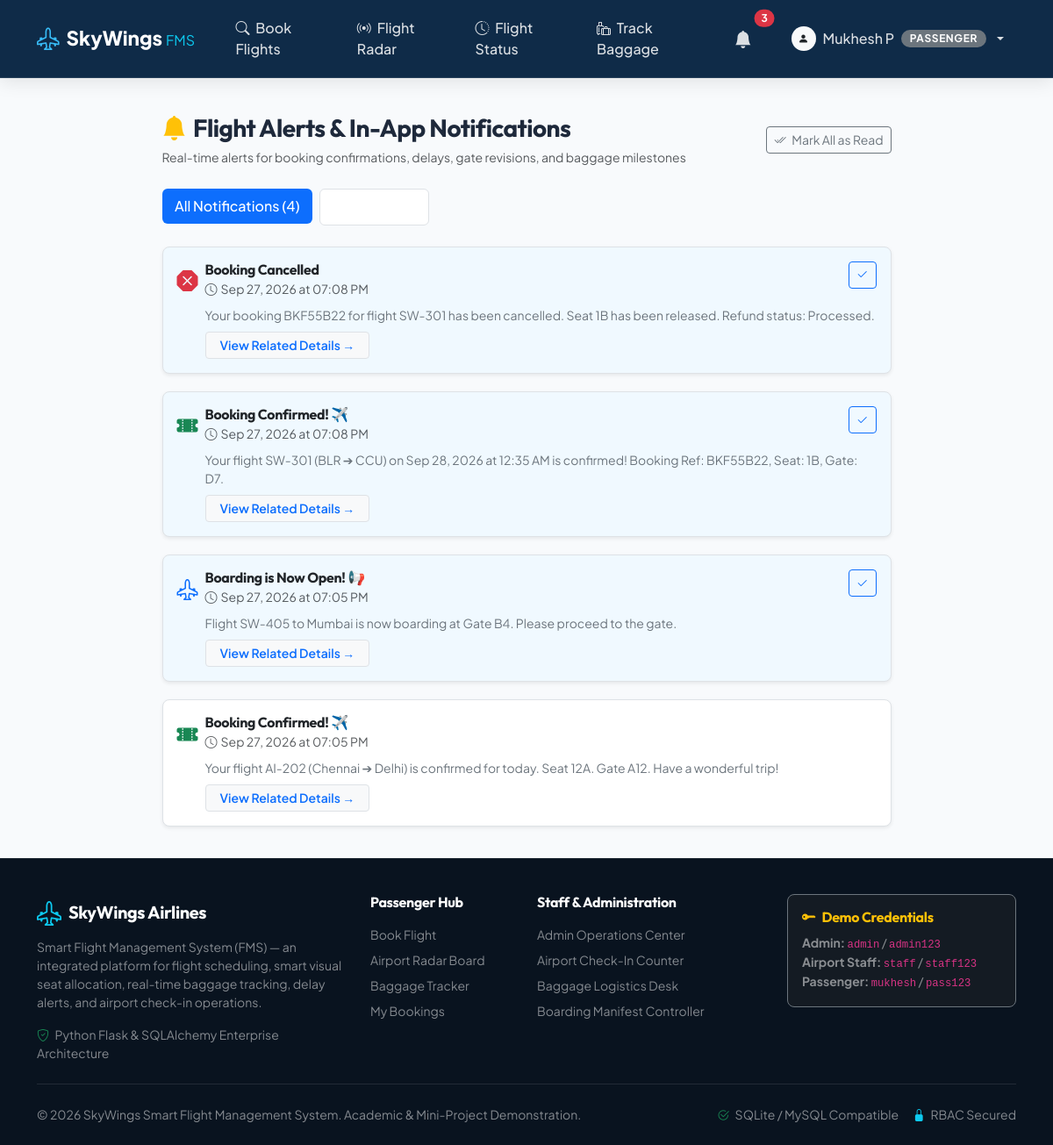
/passenger/notifications (signed in), run on the app's committed database.
### models/user.py (models this page shows, shortened)
class User(db.Model):
    __tablename__ = 'users'
    id = db.Column(db.Integer, primary_key=True)
    username = db.Column(db.String(64), unique=True, nullable=False, index=True)
    email = db.Column(db.String(120), unique=True, nullable=False, index=True)
    password_hash = db.Column(db.String(255), nullable=False)
    role = db.Column(db.String(20), nullable=False, default='passenger')  # 'passenger', 'admin', 'staff'
    full_name = db.Column(db.String(100), nullable=False)
    phone = db.Column(db.String(20), nullable=True)
    is_active = db.Column(db.Boolean, default=True)
    created_at = db.Column(db.DateTime, default=datetime.utcnow)
    passenger_profile = db.relationship('PassengerProfile', backref='user', uselist=False, cascade='all, delete-orphan')
    staff_profile = db.relationship('StaffProfile', backref='user', uselist=False, cascade='all, delete-orphan')
    bookings = db.relationship('Booking', backref='passenger_user', lazy='dynamic', cascade='all, delete-orphan')
    notifications = db.relationship('Notification', backref='user', lazy='dynamic', cascade='all, delete-orphan')
    @property
    def is_admin(self):
        return self.role == 'admin'
    @property
    def is_staff(self):
        return self.role in ['admin', 'staff']
    @property
    def is_passenger(self):
        return self.role == 'passenger'
    def unread_notifications_count(self):
        return self.notifications.filter_by(is_read=False).count()

### models/notification.py (models this page shows, shortened)
class Notification(db.Model):
    __tablename__ = 'notifications'
    id = db.Column(db.Integer, primary_key=True)
    user_id = db.Column(db.Integer, db.ForeignKey('users.id', ondelete='CASCADE'), nullable=False, index=True)
    title = db.Column(db.String(150), nullable=False)
    message = db.Column(db.Text, nullable=False)
    notification_type = db.Column(db.String(30), default='system', index=True)
    is_read = db.Column(db.Boolean, default=False, index=True)
    link_url = db.Column(db.String(255), nullable=True)
    created_at = db.Column(db.DateTime, default=datetime.utcnow, index=True)
    @property
    def icon_class(self):
        mapping = {
            'booking': 'bi-ticket-perforated-fill text-success',
            'delay': 'bi-clock-history text-danger',
            'cancellation': 'bi-x-octagon-fill text-danger',
            'gate_change': 'bi-door-open-fill text-warning',
            'boarding': 'bi-airplane-engines text-primary',
            'baggage': 'bi-luggage-fill text-info',
            'system': 'bi-bell-fill text-secondary'
        }
        return mapping.get(self.notification_type, 'bi-bell-fill text-secondary')

### routes/passenger.py (the view)
@passenger_bp.route('/notifications')
@login_required
def notifications():
    user = User.query.get_or_404(session['user_id'])
    filter_type = request.args.get('filter', 'all')
    query = Notification.query.filter_by(user_id=user.id)
    if filter_type == 'unread':
        query = query.filter_by(is_read=False)
    notifications_list = query.order_by(Notification.created_at.desc()).all()
    return render_template(
        'passenger/notifications.html',
        notifications=notifications_list,
        filter_type=filter_type
    )

### templates/passenger/notifications.html (shortened to what this page needs)
{% extends 'base.html' %}
{% block content %}
<div class="container py-4">
    <div class="row justify-content-center">
        <div class="col-lg-9">
            <div class="d-flex justify-content-between align-items-center mb-4">
                <div>
                    <h3 class="fw-bold mb-1"><i class="bi bi-bell-fill text-warning me-2"></i>Flight Alerts & In-App Notifications</h3>
                    <small class="text-muted">Real-time alerts for booking confirmations, delays, gate revisions, and baggage milestones</small>
                </div>
                <div class="d-flex gap-2">
                    <form action="{{ url_for('passenger.mark_all_notifications_read') }}" method="POST">
                        <button type="submit" class="btn btn-outline-secondary btn-sm">
                            <i class="bi bi-check2-all me-1"></i> Mark All as Read
                        </button>
                    </form>
                </div>
            </div>
            <ul class="nav nav-pills mb-4 gap-2">
                <li class="nav-item">
                    <a class="nav-link {% if filter_type == 'all' %}active bg-primary{% else %}bg-white border text-dark{% endif %}" href="{{ url_for('passenger.notifications', filter='all') }}">
                        All Notifications ({{ notifications|length }})
                    </a>
                </li>
                <li class="nav-item">
                    <a class="nav-link {% if filter_type == 'unread' %}active bg-danger{% else %}bg-white border text-dark{% endif %}" href="{{ url_for('passenger.notifications', filter='unread') }}">
                    </a>
                </li>
            </ul>
            {% if notifications %}
                <div class="d-flex flex-column gap-2">
                    {% for n in notifications %}
                    <div class="notif-item {% if not n.is_read %}unread{% endif %} p-3 rounded-3 shadow-sm border" id="notif-item-{{ n.id }}">
                        <div class="d-flex justify-content-between align-items-start mb-2">
                            <div class="d-flex align-items-center gap-2">
                                <i class="bi {{ n.icon_class }} fs-4"></i>
                                <div>
                                    <h6 class="mb-0 fw-bold text-dark">{{ n.title }}</h6>
                                    <small class="text-muted"><i class="bi bi-clock me-1"></i>{{ n.created_at.strftime('%b %d, %Y at %I:%M %p') }}</small>
                                </div>
                            </div>
                            <div class="d-flex align-items-center gap-2">
                                {% if not n.is_read %}
                                    <button class="btn btn-sm btn-outline-primary mark-notif-read-btn" data-id="{{ n.id }}" title="Mark Read">
                                        <i class="bi bi-check2"></i>
                                    </button>
                                {% endif %}
                            </div>
                        </div>
                        <p class="text-secondary small mb-2 ps-4 ms-2">{{ n.message }}</p>
                        {% if n.link_url %}
                            <div class="ps-4 ms-2">
                                <a href="{{ n.link_url }}" class="btn btn-sm btn-light border text-primary fw-semibold py-1 px-3">
                                    View Related Details &rarr;
                                </a>
                            </div>
                        {% endif %}
                    </div>
                    {% endfor %}
                </div>
            {% else %}
                <div class="fms-card p-5 text-center">
                    <i class="bi bi-bell-slash text-muted fs-1 mb-2"></i>
                    <h5 class="fw-bold">No Notifications</h5>
                    <p class="text-muted small mb-0">You have no unread notifications or flight alerts right now.</p>
                </div>
            {% endif %}
        </div>
    </div>
</div>
{% endblock %}

### templates/base.html (shortened to what this page needs)
<!DOCTYPE html>
<html lang="en">
<head>
    <link href="https://cdn.jsdelivr.net/npm/bootstrap@5.3.3/dist/css/bootstrap.min.css" rel="stylesheet">
    <link href="https://cdn.jsdelivr.net/npm/bootstrap-icons@1.11.3/font/bootstrap-icons.min.css" rel="stylesheet">
    <link rel="stylesheet" href="{{ url_for('static', filename='css/custom.css') }}">
</head>
<body>
    <nav class="navbar navbar-expand-lg fms-navbar sticky-top">
        <div class="container">
            <a class="navbar-brand fms-brand" href="{{ url_for('index') }}">
                <i class="bi bi-airplane-engines wing-icon"></i>
                <span>SkyWings<span class="text-info fw-normal ms-1 fs-6">FMS</span></span>
            </a>
            <div class="collapse navbar-collapse" id="navbarContent">
                <ul class="navbar-nav me-auto mb-2 mb-lg-0 ms-lg-3">
                    <li class="nav-item">
                        <a class="nav-link {% if request.endpoint == 'passenger.search' %}active{% endif %}" href="{{ url_for('passenger.search') }}">
                            <i class="bi bi-search me-1"></i> Book Flights
                        </a>
                    </li>
                    <li class="nav-item">
                        <a class="nav-link {% if request.endpoint == 'flights.schedule' %}active{% endif %}" href="{{ url_for('flights.schedule') }}">
                            <i class="bi bi-broadcast me-1"></i> Flight Radar
                        </a>
                    </li>
                    <li class="nav-item">
                        <a class="nav-link" href="#" data-bs-toggle="modal" data-bs-target="#quickFlightStatusModal">
                            <i class="bi bi-clock-history me-1"></i> Flight Status
                        </a>
                    </li>
                    {% if current_user and current_user.is_passenger %}
                    <li class="nav-item">
                        <a class="nav-link {% if request.endpoint == 'passenger.track_baggage' %}active{% endif %}" href="{{ url_for('passenger.track_baggage') }}">
                            <i class="bi bi-luggage me-1"></i> Track Baggage
                        </a>
                    </li>
                    {% endif %}
                </ul>
                <ul class="navbar-nav ms-auto align-items-center gap-2">
                    {% if current_user %}
                        <li class="nav-item me-2">
                            <a class="nav-link position-relative p-2" href="{{ url_for('passenger.notifications') }}" title="Notifications">
                                <i class="bi bi-bell-fill fs-5"></i>
                                <span id="headerNotifBadge" class="position-absolute top-0 start-100 translate-middle badge rounded-pill bg-danger {% if unread_notifications_count == 0 %}d-none{% endif %}">
                                    {{ unread_notifications_count }}
                                </span>
                            </a>
                        </li>
                        <li class="nav-item dropdown">
                            <a class="nav-link dropdown-toggle d-flex align-items-center gap-2" href="#" role="button" data-bs-toggle="dropdown">
                                <span class="badge bg-light text-dark rounded-circle p-2">
                                    <i class="bi bi-person-fill"></i>
                                </span>
                                <span>{{ current_user.full_name }}</span>
                                <span class="badge bg-secondary role-badge">{{ current_user.role }}</span>
                            </a>
                        </li>
                    {% endif %}
                </ul>
            </div>
        </div>
    </nav>
    <main class="flex-grow-1">
        {% block content %}{% endblock %}
    </main>
    <footer class="footer">
        <div class="container">
            <div class="row g-4">
                <div class="col-lg-4 col-md-6">
                    <div class="d-flex align-items-center gap-2 mb-2">
                        <i class="bi bi-airplane-engines text-info fs-3"></i>
                        <h5 class="text-white mb-0 brand-font">SkyWings Airlines</h5>
                    </div>
                    <p class="text-white-50 small mb-3">
                        Smart Flight Management System (FMS) — an integrated platform for flight scheduling, smart visual seat allocation, real-time baggage tracking, delay alerts, and airport check-in operations.
                    </p>
                    <div class="text-white-50 small">
                        <i class="bi bi-shield-check text-success me-1"></i> Python Flask & SQLAlchemy Enterprise Architecture
                    </div>
                </div>
                <div class="col-lg-2 col-md-6">
                    <h6 class="text-white fw-bold mb-3">Passenger Hub</h6>
                    <ul class="list-unstyled small text-white-50 d-flex flex-column gap-2">
                        <li><a href="{{ url_for('passenger.search') }}" class="text-white-50 text-decoration-none hover-white">Book Flight</a></li>
                        <li><a href="{{ url_for('flights.schedule') }}" class="text-white-50 text-decoration-none">Airport Radar Board</a></li>
                        <li><a href="{{ url_for('passenger.track_baggage') }}" class="text-white-50 text-decoration-none">Baggage Tracker</a></li>
                        <li><a href="{{ url_for('passenger.my_bookings') }}" class="text-white-50 text-decoration-none">My Bookings</a></li>
                    </ul>
                </div>
                <div class="col-lg-3 col-md-6">
                    <h6 class="text-white fw-bold mb-3">Staff & Administration</h6>
                    <ul class="list-unstyled small text-white-50 d-flex flex-column gap-2">
                        <li><a href="{{ url_for('admin.dashboard') }}" class="text-white-50 text-decoration-none">Admin Operations Center</a></li>
                        <li><a href="{{ url_for('staff.checkin') }}" class="text-white-50 text-decoration-none">Airport Check-In Counter</a></li>
                        <li><a href="{{ url_for('staff.baggage_desk') }}" class="text-white-50 text-decoration-none">Baggage Logistics Desk</a></li>
                        <li><a href="{{ url_for('staff.boarding') }}" class="text-white-50 text-decoration-none">Boarding Manifest Controller</a></li>
                    </ul>
                </div>
                <div class="col-lg-3 col-md-6">
                    <div class="p-3 bg-dark bg-opacity-50 border border-secondary rounded-3">
                        <h6 class="text-warning fw-bold mb-2"><i class="bi bi-key-fill me-1"></i> Demo Credentials</h6>
                        <div class="small text-white-50">
                            <div><strong>Admin:</strong> <code>admin</code> / <code>admin123</code></div>
                            <div><strong>Airport Staff:</strong> <code>staff</code> / <code>staff123</code></div>
                            <div><strong>Passenger:</strong> <code>mukhesh</code> / <code>pass123</code></div>
                        </div>
                    </div>
                </div>
            </div>
            <hr class="border-secondary my-4">
            <div class="d-flex flex-column flex-md-row justify-content-between align-items-center small text-white-50">
                <div>&copy; 2026 SkyWings Smart Flight Management System. Academic & Mini-Project Demonstration.</div>
                <div class="d-flex gap-3 mt-2 mt-md-0">
                    <span><i class="bi bi-check2-circle text-success me-1"></i> SQLite / MySQL Compatible</span>
                    <span><i class="bi bi-lock-fill text-info me-1"></i> RBAC Secured</span>
                </div>
            </div>
        </div>
    </footer>
</body>
</html>

### data on the page
User: full_name "Mukhesh P", role "PASSENGER"
Notification: title "Booking Cancelled", created_at "Sep 27, 2026 at 07:08 PM", message "Your booking BKF55B22 for flight SW-301 has been cancelled. Seat 1B has been released. Refund status: Processed."
Notification: title "Booking Confirmed! ✈️", created_at "Sep 27, 2026 at 07:08 PM", message "Your flight SW-301 (BLR ➔ CCU) on Sep 28, 2026 at 12:35 AM is confirmed! Booking Ref: BKF55B22, Seat: 1B, Gate: D7."
Notification: title "Boarding is Now Open! 📢", created_at "Sep 27, 2026 at 07:05 PM", message "Flight SW-405 to Mumbai is now boarding at Gate B4. Please proceed to the gate."
Notification: title "Booking Confirmed! ✈️", created_at "Sep 27, 2026 at 07:05 PM", message "Your flight AI-202 (Chennai ➔ Delhi) is confirmed for today. Seat 12A. Gate A12. Have a wonderful trip!"

### other printed values
{{ unread_notifications_count }} "3"
{{ notifications|length }} "4"
